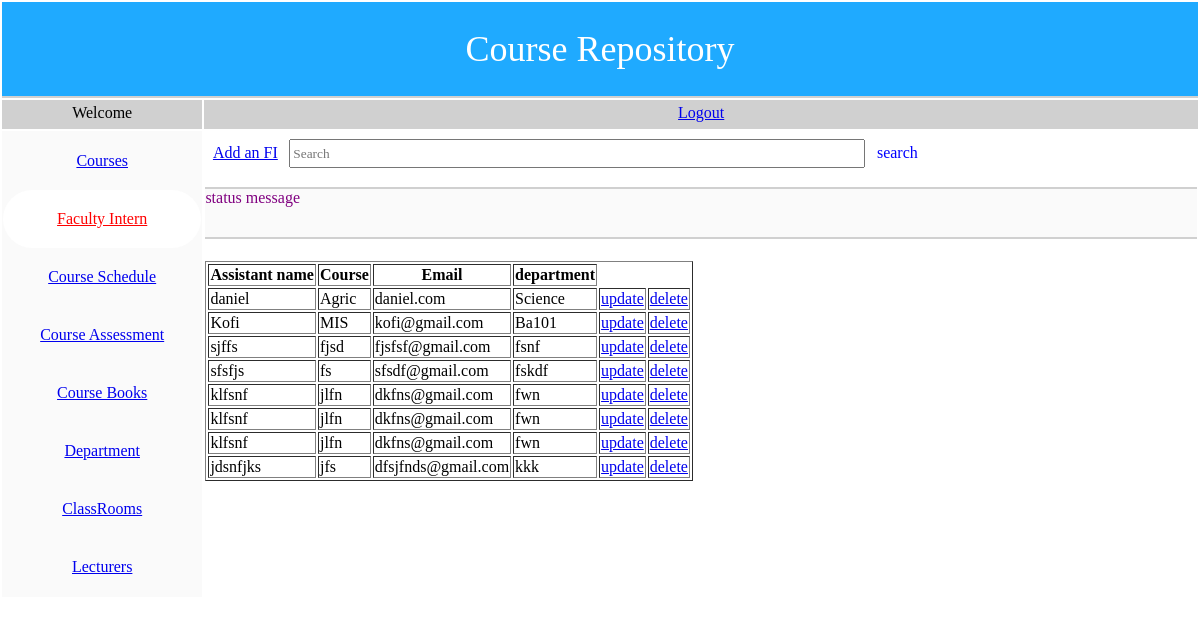
Screenshot of /assistantview.php with the database file from the repository.
### tables this page shows
CREATE TABLE IF NOT EXISTS `assistant` (
`assistant_id` int(11) NOT NULL,
  `assistant_name` varchar(100) NOT NULL,
  `assistant_email` varchar(100) NOT NULL,
  `department_name` varchar(100) NOT NULL,
  `course_name` varchar(100) NOT NULL
);

### adb.php (called while the page is built, shortened)
<?php
class adb {
    var $link;
    var $result;
    function connect() {
        $this->link = mysql_connect(DB_HOST , DB_USER, DB_PWORD);
        return true;
    }
    function fetch() {
        return mysql_fetch_assoc($this->result);
    }
    function query($str_sql) {
        $this->result = mysql_query($str_sql,$this->link);
        return true;
    }
}
?>

### assistantview.php (the view, shortened to what this page needs)
<?php
	$username = $_SESSION['user'];
?>
<html>
    <head>
        <link rel="stylesheet" href="css/style.css">
    </head>
    <body>
        <table id= "tableBody" width="100%">
            <tr>
                <td colspan="2" id="pageheader">
                    Course Repository
                </td>
            </tr>
				<tr>
                <td id = "pageheaderI"><?php echo "Welcome $username";?></td>
				<td id = "pageheaderI"><a href = "logout.php">Logout</a></td>
            </tr>
            <tr>
         <td id="mainnav">
				    <div class="menuitem">
                    <a href='viewcourse.php' >Courses</a>
                    </div>
					  <div class="menuitem"  style = "background-color: ffffff; border-radius: 1000px;">
                    <a href='assistantview.php' style = "color:red">Faculty Intern</a>
                    </div>
					 <div class="menuitem">
                    <a href='manageschedule.php'>Course Schedule</a>
                    </div>
					 <div class="menuitem">
                    <a href='displayassess.php'>Course Assessment</a>
                    </div>
					 <div class="menuitem">
                    <a href='books2.php'>Course Books</a>
                    </div>
					<div class="menuitem">
                    <a href='department1.php'>Department</a>
                    </div>
                    <div class="menuitem">
                    <a href='display.php'>ClassRooms</a>
                    </div>
                    <div class="menuitem">
                    <a href='viewlecturers.php'>Lecturers</a>
                    </div>
                    </td>
                <td id="content">
                    <div id="divPageMenu">
                        <span class="menuitem" ><a href='assistantadd.php'>Add an FI</a></span>
                        <input type="text" id="txtSearch" placeholder = "Search"/>
                        <span class="menuitem">search</span>
                    </div>
                    <div id="divStatus" class="status">
                        status message
                    </div>
                    <div id="divContent">
<?php
    include("assistant.php");
    echo"<table border>";
    echo"<tr><th><b>Assistant name</b></th><th><b>Course</b></th>
        <th><b>Email</b></th><th><b>department</b></th></tr><br>";
    $obj = new assistant();
    $row=$obj->display_assistant();
    $i=0;
    while($row){
        if($i%2==0){
            echo"<tr><td>{$row['assistant_name']}</td>
                <td>{$row['course_name']}</td>
                <td>{$row['assistant_email']}</td>
                <td>{$row['department_name']}</td>
                <td><a href='assistantupdate.php?id={$row['assistant_id']}'/>update</td>
                <td><a href='assistantdelete.php?id={$row['assistant_id']}'/>delete</td></tr>";
        }
        else{
            echo"<tr><td>{$row['assistant_name']}</td>
                <td>{$row['course_name']}</td>
                <td>{$row['assistant_email']}</td>
                <td>{$row['department_name']}</td>
                <td><a href='assistantupdate.php?id={$row['assistant_id']}'/>update</td>
                <td><a href='assistantdelete.php?id={$row['assistant_id']}'/>delete</td></tr>";
        }
        $i++;
        $row = $obj->fetch();
    }
    echo"</table>";
?>
</body>
</html>

### css/style.css (style rules this page uses)
body { margin: 0px; }
.status { background-color:#fafafa; color: purple; border-bottom: solid 2px #d0d0d0; font-weight: solid; }
#mainnav .menuitem { color:black; cursor:hand; padding: 20px; }
#divPageMenu .menuitem { color:blue; cursor:hand; padding: 0.2cm; }
#pageheader { height: 1in; background-color: 1faaff; font-size: 36px; color: ffffff; text-align: center; border-bottom: solid 2px #d0d0d0; }
#pageheaderI { height: 0.3in; background-color: #d0d0d0; font-size: 16px; color: 000000; text-align: center; border-bottom: solid 2px #d0d0d0; }
#mainnav { text-align: center; width:2in; vertical-align:top; background-color:#fafafa; }
#content { width:10in; vertical-align:top; background-color:#ffffff; }
#divPageMenu { height:0.5in; border-bottom: solid 2px #d0d0d0; padding-top: 0.2cm; }
#divStatus { height:0.5in; }
#txtSearch { height: 0.3in; width: 6in; font-family: cursive; }
#divContent { padding-top: 0.1cm; background-color:white; }

### rows the page displays
assistant: assistant_name "daniel", course_name "Agric", assistant_email "daniel.com", department_name "Science"
assistant: assistant_name "Kofi", course_name "MIS", assistant_email "kofi@gmail.com", department_name "Ba101"
assistant: assistant_name "sjffs", course_name "fjsd", assistant_email "fjsfsf@gmail.com", department_name "fsnf"
assistant: assistant_name "sfsfjs", course_name "fs", assistant_email "sfsdf@gmail.com", department_name "fskdf"
assistant: assistant_name "klfsnf", course_name "jlfn", assistant_email "dkfns@gmail.com", department_name "fwn"
assistant: assistant_name "klfsnf", course_name "jlfn", assistant_email "dkfns@gmail.com", department_name "fwn"
assistant: assistant_name "klfsnf", course_name "jlfn", assistant_email "dkfns@gmail.com", department_name "fwn"
assistant: assistant_name "jdsnfjks", course_name "jfs", assistant_email "dfsjfnds@gmail.com", department_name "kkk"
